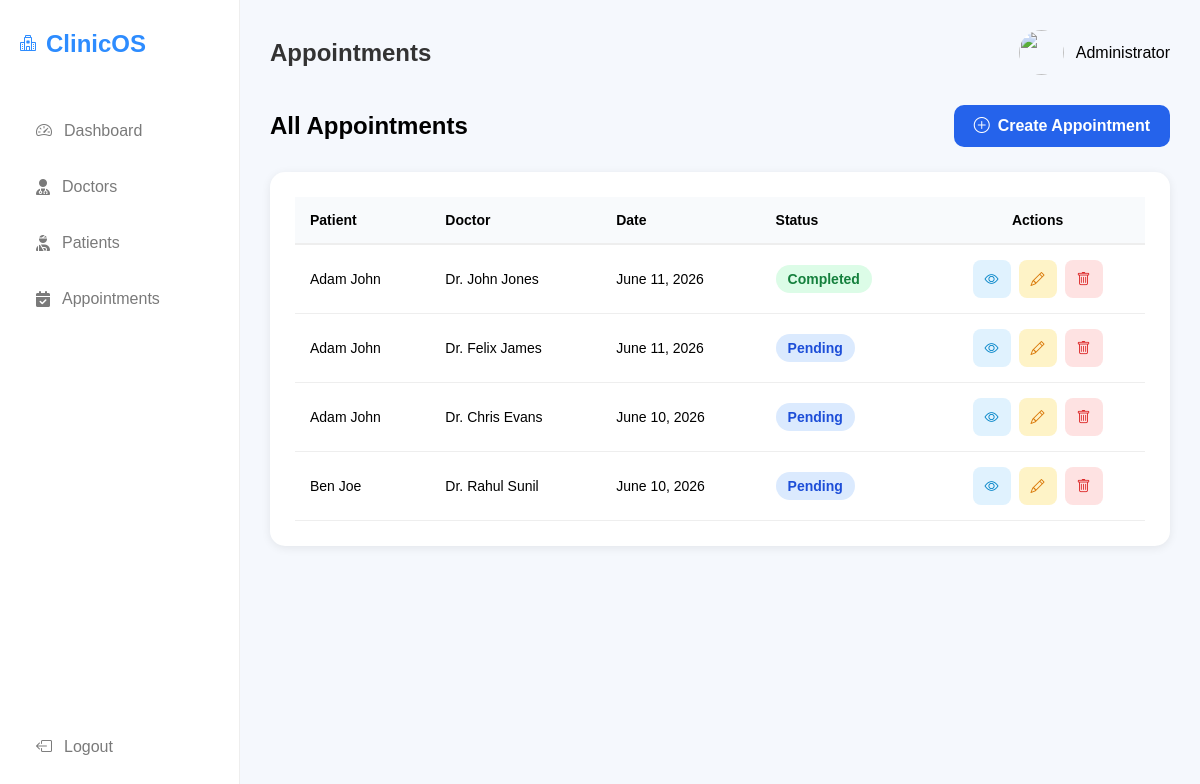
/admin_panel/appointments/ (signed in), run on an earlier commit of the app's database.
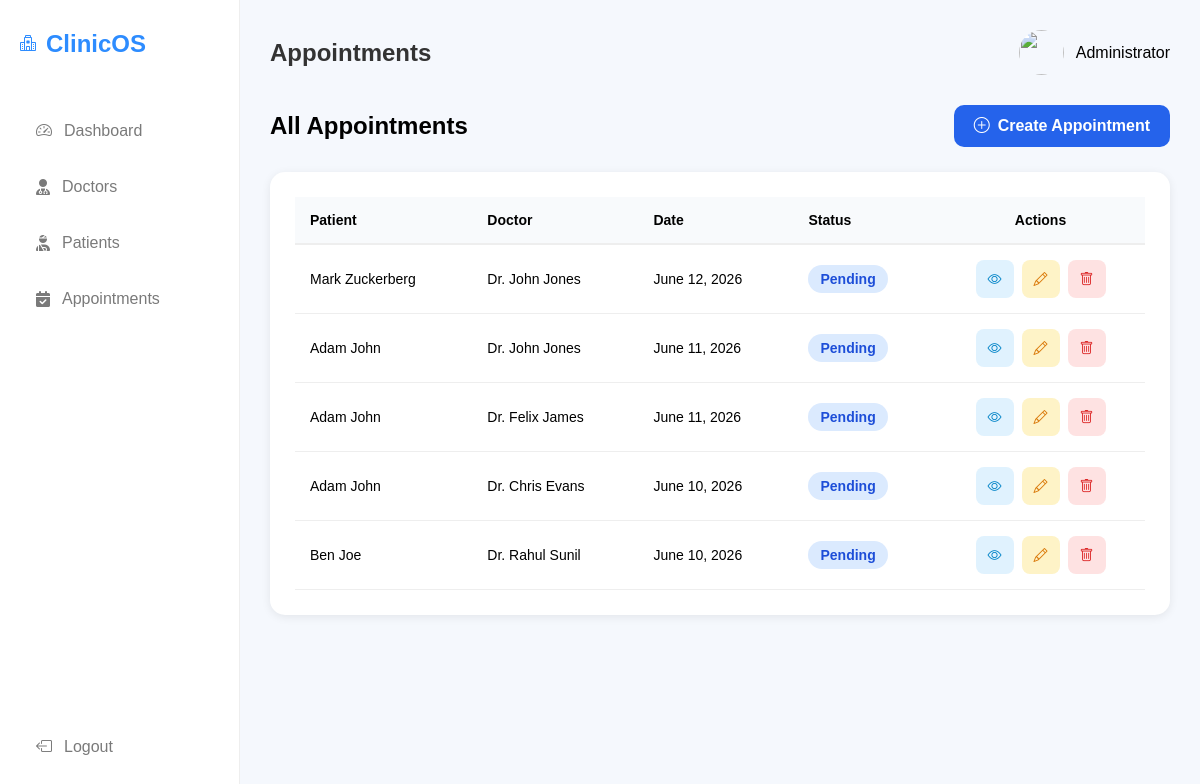
And on a later commit of the database.
### managementsystem/models.py (models this page shows, shortened)
class Appointment(models.Model):
    doctor = models.ForeignKey(Doctor, on_delete=models.CASCADE)
    patient = models.ForeignKey(Patient, on_delete=models.CASCADE)
    appointment_date = models.DateField(default=timezone.now)
    appointment_time = models.TimeField(null=True,blank=True)
    reason = models.TextField(blank=True)
    STATUS_CHOICES = [('Pending', 'Pending'),('Completed', 'Completed'),]
    status = models.CharField(max_length=20,choices=STATUS_CHOICES,default='Pending')
    notes = models.TextField(blank=True)

class Patient(models.Model):
    user = models.OneToOneField(CustomUser,on_delete=models.CASCADE)
    gender_choices = (('male','Male'),('female','Female'),('other','Other'))
    gender = models.CharField(max_length=10,choices=gender_choices,default='male')
    age = models.IntegerField()
    phone = models.CharField(max_length=15)
    blood_group = models.CharField(max_length=5)
    photo = models.ImageField(upload_to='patients',default='default/default.png')

class CustomUser(AbstractUser):
    ROLE_CHOICES = (
        ('admin', 'Admin'),
        ('doctor', 'Doctor'),
        ('patient', 'Patient'),
    )
    role = models.CharField(max_length=20, choices=ROLE_CHOICES,default='patient')

class Doctor(models.Model):
    user = models.OneToOneField(CustomUser,on_delete=models.CASCADE)
    phone = models.CharField(max_length=15, blank=True, null=True)
    department = models.CharField(max_length=100)
    education = models.TextField(default='MBBS')
    photo = models.ImageField(upload_to='doctors',default='default/default.png')

### managementsystem/views/admin_views.py (the view)
# urls.py: path('appointments/', admin_appointment_list,name='admin_appointments'),
@admin_required
def admin_appointment_list(request):
    appointments = (Appointment.objects.select_related('patient', 'doctor').order_by('-appointment_date'))
    context = {'appointments': appointments}
    return render(request, 'admin/appointments.html', context)

### managementsystem/templates/admin/appointments.html (shortened to what this page needs)
{% extends 'admin/base.html' %}
{% load static %}
{% block header %}Appointments{% endblock %}
{% block content %}
<div class="page-header">
    <h2>All Appointments</h2>
    <a href="{% url 'admin_create_appointment'%}" class="create-btn">
        <i class="bi bi-plus-circle"></i>
        Create Appointment
    </a>
</div>
<div class="table-card">
    <table>
        <thead>
            <tr>
                <th>Patient</th>
                <th>Doctor</th>
                <th>Date</th>
                <th>Status</th>
                <th class="text-center">Actions</th>
            </tr>
        </thead>
        <tbody>
            {% for appointment in appointments %}
            <tr>
                <td>{{ appointment.patient.user.get_full_name  }}</td>
                <td>
                    Dr. {{ appointment.doctor.user.get_full_name }}
                </td>
                <td>
                    {{ appointment.appointment_date }}
                </td>
                <td>
                    {% if appointment.status == 'Completed' %}
                        <span class="status completed">
                            Completed
                        </span>
                    {% else %}
                        <span class="status scheduled">
                            Pending
                        </span>
                    {% endif %}
                </td>
                <td class="text-center">
                    <div class="action-buttons">
                        <a href="{%url 'admin_view_appointment' appointment.id %}"
                           class="view-btn"
                           title="View">
                            <i class="bi bi-eye"></i>
                        </a>
                        <a href="{% url 'admin_update_appointment' appointment.id %}"
                           class="edit-btn"
                           title="Edit">
                            <i class="bi bi-pencil"></i>
                        </a>
                        <a href="{% url 'admin_delete_appointment' appointment.id %}"
                           class="delete-btn"
                           title="Delete">
                            <i class="bi bi-trash"></i>
                        </a>
                    </div>
                </td>
            </tr>
            {% endfor %}
        </tbody>
    </table>
</div>
{% endblock %}

What changed in the data, as far as the page shows it:
added Appointment: patient.user.get_full_name "Mark Zuckerberg", doctor.user.get_full_name "John Jones", appointment_date "June 12, 2026", status "Pending"
changed Appointment (number 2 of 5 on the later page): status "Completed" → "Pending"
